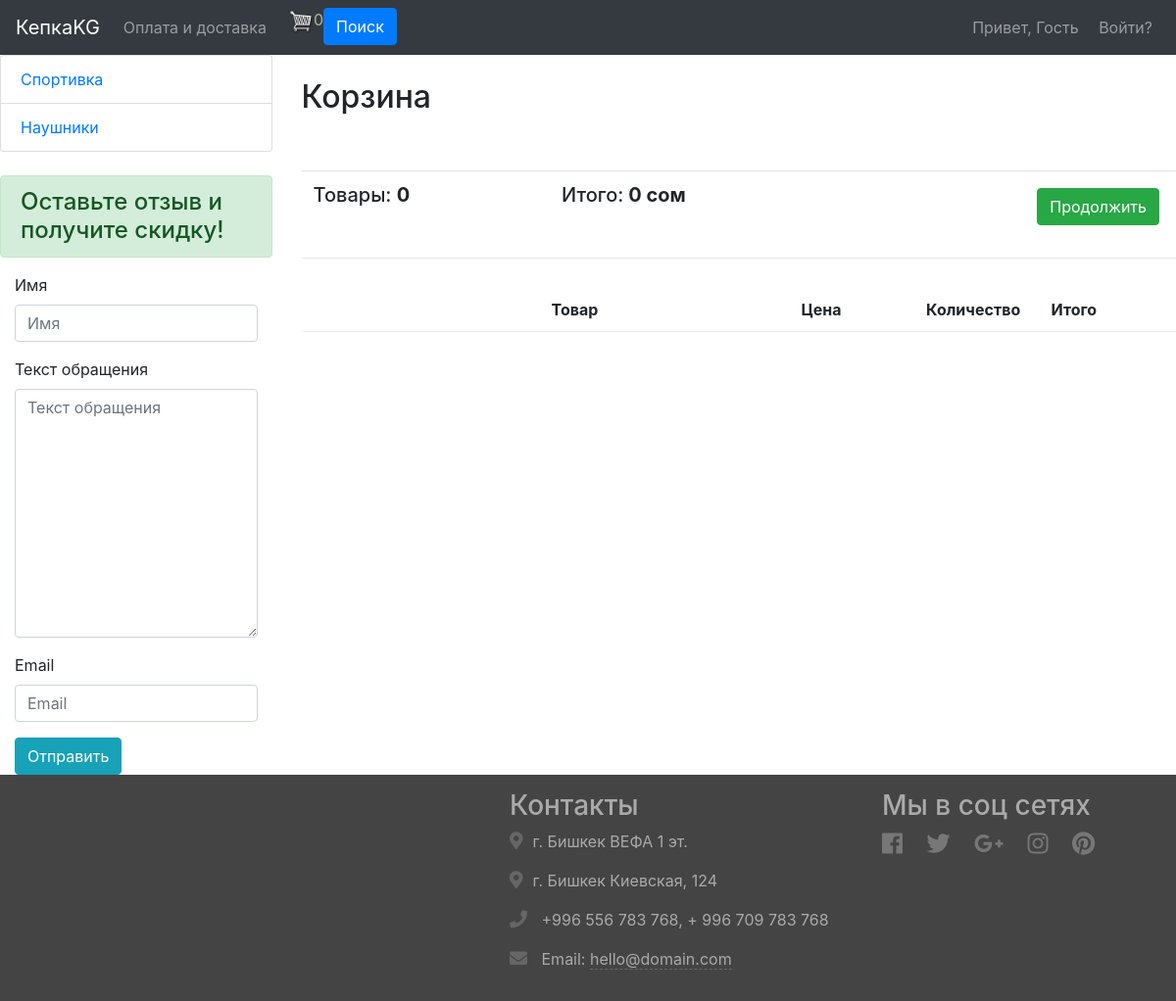
Page /order/cart/ on the earlier database version.
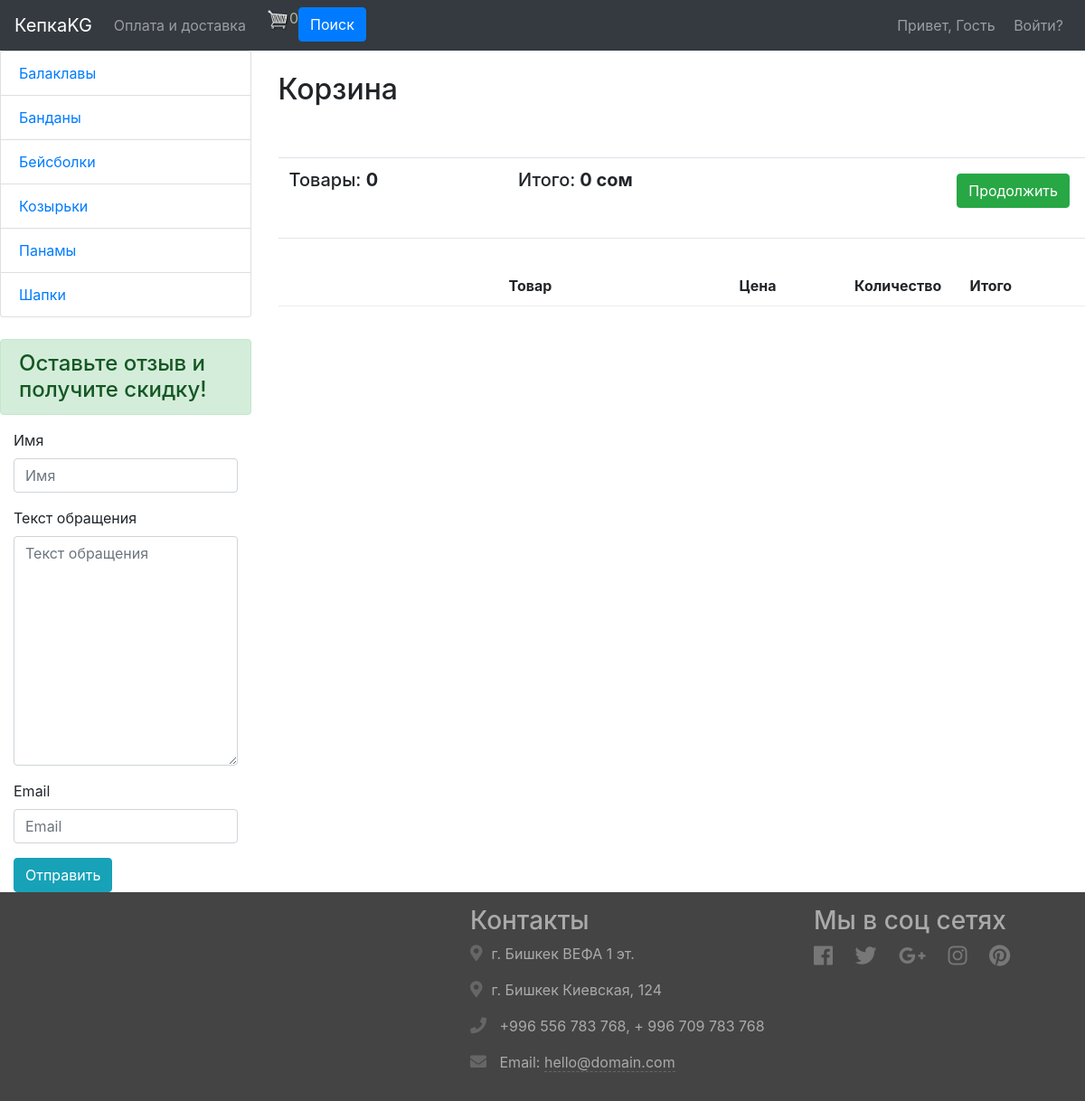
Same page on the later database version.
### product/models.py (models this page shows, shortened)
class Category(models.Model):
    name = models.CharField(max_length=255, verbose_name="Категория")
    class Meta:
        verbose_name = "категорию"
        verbose_name_plural = "Категории"

### order/views.py (the view)
# urls.py: path("cart/", cart, name="cart"),
def cart(request):
	data = cartData(request)
	cartItems = data['cartItems']
	order = data['order']
	items = data['items']
	context = {'items':items, 'order':order, 'cartItems':cartItems}
	return render(request, 'cart.html', context)

### feedback/forms.py
class FeedbackForm(forms.ModelForm):
    class Meta:
        model = Feedback
        fields = ["name", "text","email"]

### order/utils.py (called while the page is built, shortened)
def cookieCart(request):
    try:
        cart = json.loads(request.COOKIES['cart'])
    except:
        cart = {}
    items = []
    order = {'get_cart_total':0, 'get_cart_items':0}
    cartItems = order['get_cart_items']
    return {'cartItems':cartItems, 'order':order, 'items':items}

def cartData(request):
	if request.user.is_authenticated:
		customer = request.user.customer
		order, created = Order.objects.get_or_create(customer=customer, complete=False)
		items = order.orderitem_set.all()
		cartItems = order.get_cart_items
	else:
		cookieData = cookieCart(request)
		cartItems = cookieData['cartItems']
		order = cookieData['order']
		items = cookieData['items']
	return {'cartItems':cartItems, 'order':order, 'items':items}

### product/context_processors.py (called while the page is built)
def category(request):
    context = {}
    context["categories"] = Category.objects.order_by("name")
    context["feedback_form"] = FeedbackForm()
    return context

### order/templates/cart.html (shortened to what this page needs)
{% extends 'index.html' %}
{% load bootstrap4 %}
{% load static %}
{% block content %}
    <h2>Корзина</h2>
    <div class="row">
		<div class="col-lg-12">
			<div class="box-element">
                <br>
                <br>
				<table class="table">
					<tr>
						<th><h5>Товары: <strong>{{cartItems}}</strong></h5></th>
						<th><h5>Итого:<strong> {{order.get_cart_total}} сом</strong></h5></th>
						<th>
							<a  style="float:right; margin:5px;" class="btn btn-success" href="{% url 'checkout' %}">Продолжить</a>
						</th>
					</tr>
                </table>
            <hr>
            </div>
			<br>
			<div class="box-element">
				<div class="cart-row">
					<div style="flex:2"></div>
					<div style="flex:2"><strong>Товар</strong></div>
					<div style="flex:1"><strong>Цена</strong></div>
					<div style="flex:1"><strong>Количество</strong></div>
					<div style="flex:1"><strong>Итого</strong></div>
				</div>
			</div>
		</div>
	</div>
{% endblock %}

### product/templates/index.html (shortened to what the changed rows need)
{% load bootstrap4 %}
{% load static %}
<!DOCTYPE html>
<html lang="ru">
<head>
    <link rel="stylesheet" href="https://stackpath.bootstrapcdn.com/bootstrap/4.5.2/css/bootstrap.min.css">
    <link rel="stylesheet" href="https://maxcdn.bootstrapcdn.com/font-awesome/4.7.0/css/font-awesome.min.css">
    <link rel="stylesheet" href="https://use.fontawesome.com/releases/v5.0.6/css/all.css">
    <link rel="stylesheet" href="{% static 'css/styles.css' %}">
    <link rel="stylesheet" href="{% static 'css/for_cart_icons.css' %}">
</head>
<body>
    <div>
      {% block page %}
        <div class="row">
          <div class="col-lg-3 col-md-2">
            <div class="list-group">
              {% for category in categories %}
                <a href="{% url 'category' category.id %}"
                  class="list-group-item
                ">
                  {{ category.name }}
                </a>
              {% endfor %}
            </div>
            <br>
          </div>
        <div class="col-lg-9 col-md-10"><br>
          {% block content %}
          {% endblock %}
          <br>
        </div>
      </div>
      {% endblock %}
    </div>
</body>
</html>

Differences in the rows shown:
added Category: name "Балаклавы"
added Category: name "Банданы"
changed Category: name "Наушники" → "Бейсболки"; moves up the list
added Category: name "Козырьки"
changed Category: name "Cпортивка" → "Панамы"
added Category: name "Шапки"
